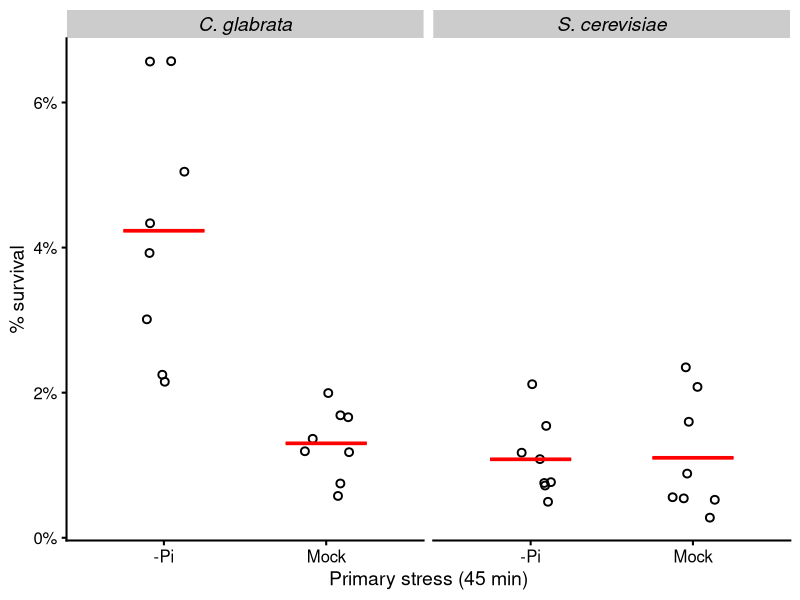
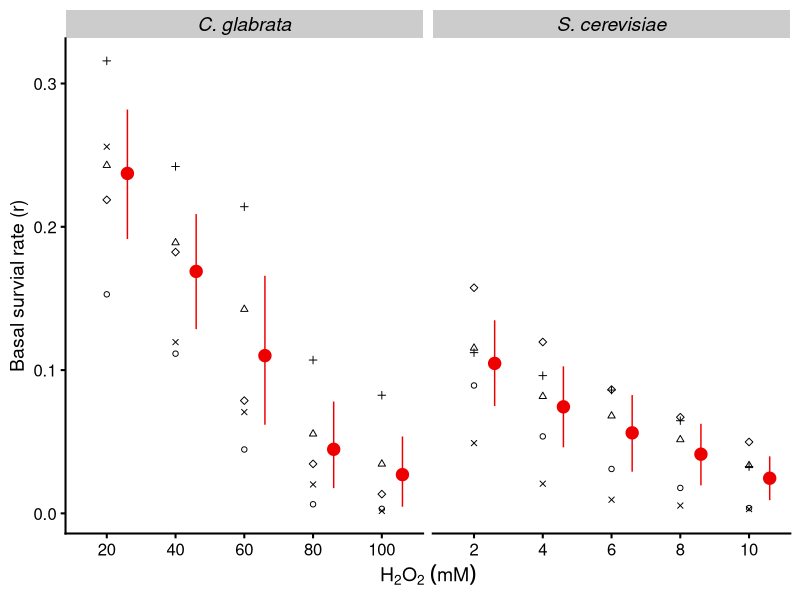
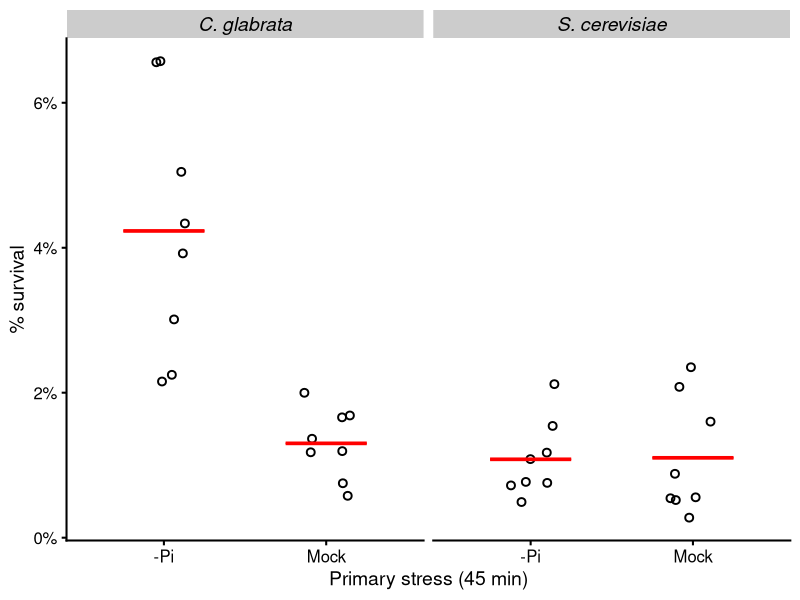
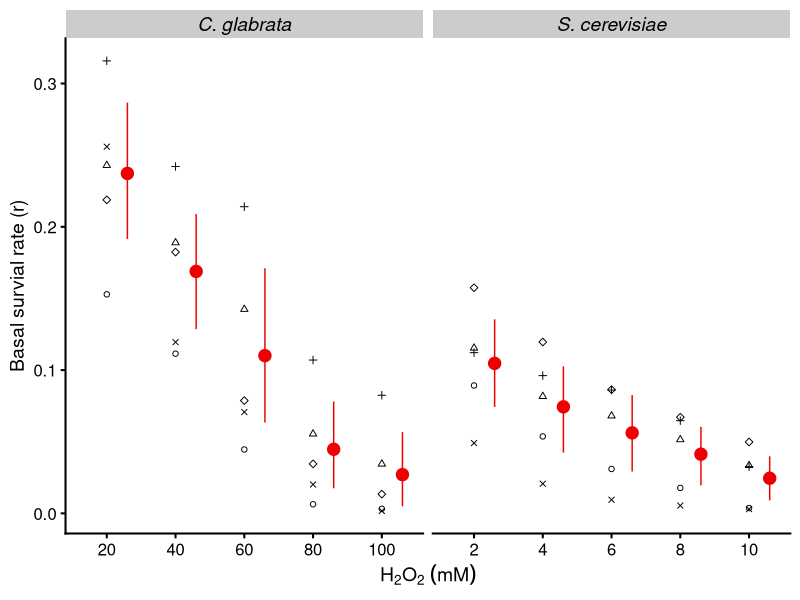

R code for these plots, in order: (Note: this script raises an error after producing the figures.)
## ---- chunk 1
require(tidyverse)
require(cowplot)
require(broom)
set.seed(12345)
## ---- chunk 2
tmp <- read_tsv("../input/20220726-ASR-CFU-raw.tsv", col_types = cols(), comment = "#")
raw <- read_csv("../input/20221224-ASR-CFU-raw.csv", col_types = cols(), comment = "#") %>% 
  mutate(Date = gsub("d(\\d\\d)(\\d\\d)(\\d\\d)", "\\1/\\2/\\3", Date),
         Len_1 = recode(Len_1, `2hr` = "2 hr", `45min` = "45 min"),
         Len_2 = recode(Len_2, `2hr` = "2 hr")) %>% 
  select(-`MO/MM`, -`PO/PM`) %>% 
  bind_rows(add_column(tmp, Experimenter = "JL"))

# data sanity check, quick view
sapply(select(raw, Species, Strain, Genotype, Len_1, Len_2, H2O2), unique)
## ---- chunk 3
species.label <- c(Sc = "S. cerevisiae", Cg = "C. glabrata")

p.survival <- list(
  geom_point(shape = 1, stroke = 1, size = 2, 
             position = position_jitter(width = 0.15)),
  stat_summary(fun = mean, fun.max = mean, fun.min = mean,
               geom = "crossbar", color = "red", width = 0.5),
  facet_wrap(~Species, scales = "free_x", labeller = as_labeller(species.label)),
  theme_cowplot(line_size = 0.7, font_size = 14),
  theme(strip.text = element_text(size = rel(1), face = 3))
)

p.asr <- list(
  geom_hline(yintercept = 1, linetype = 2, color = "gray50"),
  geom_point(position = position_jitter(width = 0.1), size = 2),
  stat_summary(fun.data = "mean_cl_boot", geom = "pointrange", color = "red",
               position = position_nudge(x = 0.2)),
  facet_wrap(~Species, scales = "free_x", labeller = as_labeller(species.label)),
  theme_cowplot(line_size = 0.7),
  theme(strip.text = element_text(size = rel(1.1), face = 3))
)
## ---- chunk 4
raw %>% 
  filter(Genotype == "wt", H2O2 %in% c("10mM", "10 mM", "100mM", "100 mM"),
         Len_1 == "45 min", Group == "PO") %>% 
  mutate(group = paste(recode(Strain, yH154 = "Sc", yH001 = "Cg1", yH002 = "Cg2"), 
                       gsub(" ?mM", "", H2O2), sep = "_")) %>% 
  count(Date, group) %>% 
  pivot_wider(names_from = group, values_from = n)
## ---- chunk 5
filter(raw, Date == "05/30/20", Species == "Sc")
## ---- chunk 6
use.f1 <- paste0(c("06/04", "06/01", "05/30"), "/20")
tmp <-  raw %>%
  filter(Date %in% use.f1) %>% 
  mutate(
    scaled = Count * Dilutions * 1e-2
  ) %>% 
  # remove uninformative columns. only one H2O2 conc used for each species
  select(-Strain, -Genotype, -H2O2, -Len_1, -Len_2, -Experimenter)
  
# Assume the triplicates were paired in the order they appear in the table,
# i.e., the first row in the MO, MM, PO, PM groups belong to the same biological 
# replicate, we can derive three ASR_scores for each date x species x Len_1

dat.f1 <- tmp %>% 
  group_by(Date, Species, Group) %>%
  mutate(Repl = row_number()) %>% 
  # group by primary to calculate r (MO/MM) or r' (PO/PM)
  separate(Group, into = c("Primary", "Secondary"), sep = 1) %>% 
  group_by(Date, Species, Repl, Primary) %>% 
  # calculate % survival
  mutate(r = num(scaled / scaled[Secondary == "M"], digits = 3)) %>% 
  # remove the secondary mock as the information are all used
  filter(Secondary != "M") %>% 
  # 5/30/20 replicate 2 is excluded
  filter(!(Date == "05/30/20" & Repl == 2))
dat.f1
## ---- chunk 7
dat.f1 %>% 
  mutate(Primary = recode(Primary, M = "Mock", P = "-Pi")) %>% 
  ggplot(aes(x = Primary, y = r)) + p.survival +
  scale_y_continuous(labels = scales::percent) +
  xlab("Primary stress (45 min)") + ylab("% survival")

ggsave("../output/20230228-fig1d-asr-noPi-compare.png", width = 3.5, height = 3)
## ---- chunk 8
tmp <- dat.f1 %>% 
  filter(Primary == "M") %>% 
  pivot_wider(id_cols = c(Date, Repl), names_from = Species, values_from = r)
tmp
with(tmp, t.test(as.numeric(Cg), as.numeric(Sc), paired = FALSE))

with(tmp, wilcox.test(Cg, Sc, paired = FALSE))
## ---- chunk 9
tmp <- dat.f1 %>% 
  filter(Species == "Cg") %>% 
  pivot_wider(id_cols = c(Date, Repl), names_from = Primary, values_from = r) %>% 
  mutate(ASR = P/M)
tmp

x <- Hmisc::smean.cl.boot(tmp$ASR)
sprintf("ASR_score mean = %.2f, 95%% CI by bootstrap = [%.2f, %.2f]", x[1], x[2], x[3])

with(tmp, t.test(as.numeric(P), as.numeric(M), paired = TRUE, alternative = "g"))

with(tmp, wilcox.test(P, M, paired = TRUE, alternative = "g"))
## ---- chunk 10
tmp <- dat.f1 %>% 
  filter(Species == "Sc") %>% 
  pivot_wider(id_cols = c(Date, Repl), names_from = Primary, values_from = r) %>% 
  mutate(ASR = P/M)

tmp

x <- Hmisc::smean.cl.boot(tmp$ASR)

sprintf("ASR_score mean = %.2f, 95%% CI by bootstrap = [%.2f, %.2f]", x[1], x[2], x[3])

with(tmp, t.test(as.numeric(P), as.numeric(M), paired = TRUE, alternative = "g"))

with(tmp, wilcox.test(P, M, paired = TRUE, alternative = "g"))
## ---- chunk 11
use.s1 <- paste0(c("03/21", "03/22", "03/24", "03/28", "04/01"), "/22")
dat.s1 <- raw %>% select(-Experimenter, -Len_1, -Len_2, -Genotype) %>% 
  mutate(scaled = Count * Dilutions * 1e-3) %>% 
  filter(Date %in% use.s1) %>% 
  group_by(Date, Strain) %>% 
  mutate(r = num(scaled / scaled[Group == "M"], digits = 3)) %>% 
  select(-Group)
dat.s1
write_tsv(dat.s1, file = "../input/20230302-fig-s1a-data-hb.tsv")
## ---- chunk 12
p <- dat.s1 %>% 
  mutate(H2O2 = gsub(" mM", "", H2O2),
         H2O2 = fct_reorder(H2O2, as.numeric(H2O2))) %>% 
  filter(H2O2 != "0") %>% 
  ggplot(aes(x = H2O2, y = r)) +
  geom_point(aes(shape = Date)) + 
  #geom_line(aes(group = Date, color = Date), alpha = 0.8) +
  scale_color_brewer(palette = "Dark2") +
  scale_shape_manual(values = 1:5, guide = "none") +
  stat_summary(fun.data = "mean_cl_boot", geom = "pointrange", color = "red2",
               size = 0.8, position = position_nudge(x = 0.3)) +
  facet_wrap(~Species, scales = "free_x", labeller = as_labeller(species.label)) +
  xlab(bquote(H[2]*O[2]~(mM))) + ylab("Basal survial rate (r)") +
  theme_cowplot(line_size = 0.7) +
  theme(strip.text = element_text(size = rel(1), face = 3))
p
ggsave("../output/20230101-basal-survival-across-h2o2-range-sc-cg.png", width = 5, height = 3)
## ---- chunk 13
tmp <- dat.s1 %>% 
  filter(H2O2 %in% c("100 mM", "10 mM"))
tmp %>% group_by(Species) %>% summarize(mean = mean(r))

wilcox.test(r ~ Species, data = tmp, paired = FALSE)
## ---- chunk 14
use.s1b <- paste0(c("07/16", "07/17", "07/18", "07/29", "08/01", "08/02", "08/04", "08/11"), "/22")
dat.s1b <-  raw %>%
  separate(Group, into = c("Primary", "Secondary"), sep = 1) %>% 
  mutate(
    # arbitrarily decide any CFU counts < 3 are not included due to high CV
    Count = ifelse(Count < 3, NA, Count),
    scaled = Count * Dilutions * 1e-3
  ) %>% 
  filter(Date %in% use.s1b) %>% 
  group_by(Date, Strain, Primary) %>% 
  # calculate r and r'
  mutate(r = num(scaled / scaled[Secondary == "M"], digits = 3)) %>% 
  # remove the secondary mock as the information are all used
  filter(Secondary != "M") %>%
  pivot_wider(id_cols = c(Date, Strain, Species, H2O2), 
              names_from = Primary, values_from = r, names_prefix = "r") %>% 
  mutate(ASR_score = rP / rM)
  
dat.s1b
write_tsv(dat.s1b, file = "../input/20230302-fig-s1b-data-hb.tsv")
## ---- chunk 15
p <- dat.s1b %>% 
  filter(!is.na(ASR_score)) %>% 
  mutate(H2O2 = gsub(" ?mM", "", H2O2),
         H2O2 = fct_reorder(H2O2, as.numeric(H2O2))) %>% 
  filter(H2O2 != "0") %>% 
  ggplot(aes(x = H2O2, y = ASR_score)) + p.asr +
  #geom_hline(yintercept = 1, linetype = 2, color = "gray50") +
  #geom_point(position = position_jitter(width = 0.1), alpha = 0.8) + 
  #stat_summary(fun.data = "mean_cl_boot", geom = "pointrange", color = "red",
  #             size = 0.8, position = position_nudge(x = 0.2)) +
  #scale_y_log10() +
  #facet_wrap(~Species, scales = "free_x", labeller = as_labeller(species.label)) +
  xlab(bquote(H[2]*O[2]~(mM))) + ylab("ASR score (r'/r)")# +
  #theme_cowplot(line_size = 0.7) +
  #theme(strip.text = element_text(size = rel(1), face = 3))
p
ggsave("../output/20230102-ASR-score-across-h2o2-range-sc-cg.png", width = 5, height = 3)
## ---- chunk 16
dat.s1b %>% 
  filter(!is.na(ASR_score)) %>% 
  mutate(H2O2 = gsub(" ?mM", "", H2O2),
         H2O2 = fct_reorder(H2O2, as.numeric(H2O2))) %>% 
  filter(H2O2 != "0") %>% 
  group_by(Species, H2O2) %>% 
  summarise(rM = mean(rM), ASR = mean(ASR_score), sd_asr = sd(ASR_score))
## ---- chunk 17
use.s2 <- paste0(c("06/06", "06/04", "06/01", "05/30"), "/20")
tmp <-  raw %>%
  filter(Date %in% use.s2) %>% 
  mutate(
    # arbitrarily decide any CFU counts < 3 are not included due to high CV
    # not in use here. instead, label them in the plot (see below)
    # count = ifelse(Count < 3, NA, Count),
    scaled = Count * Dilutions * 1e-2
  ) %>% 
  # remove uninformative columns. only one H2O2 conc used for each species
  select(-Strain, -Genotype, -H2O2, -Len_2, -Experimenter)
## ---- chunk 18
dat.s2 <- tmp %>% 
  group_by(Date, Species, Len_1, Group) %>%
  mutate(Repl = row_number()) %>% 
  pivot_wider(id_cols = c(Date, Species, Len_1, Repl),
              names_from = Group, values_from = scaled, names_sep = "") %>% 
  mutate(
    r = MO/MM, 
    rp = PO/PM, 
    ASR_score = rp/r,
    low_count = MO < 1 # mark experiments with < 3 counts
  )
dat.s2
write_tsv(dat.s2, file = "../input/20230302-fig-s2-data-hb.tsv")
## ---- chunk 19
p <- dat.s2 %>% 
  #filter(!is.na(ASR_score)) %>% 
  mutate(len_1 = factor(gsub(" ?min", "", Len_1), levels = c("45", "90", "135"))) %>% 
  ggplot(aes(x = len_1, y = ASR_score)) + p.asr +
#  geom_hline(yintercept = 1, linetype = 2, color = "gray50") +
#  geom_point(position = position_jitter(width = 0.1), size = 2) + 
#  stat_summary(position = position_nudge(x = 0.2),
#               fun.data = "mean_cl_boot", geom = "pointrange", color = "red") +
  xlab("Length of primary stress (min)") + ylab("ASR score (r'/r)") +
#  facet_wrap(~Species, scales = "free_x", labeller = as_labeller(species.label)) +
#  theme_cowplot(line_size = 0.7) +
  theme(legend.text = element_text(size = rel(1), face = 3),
        legend.position = c(0.1, 0.85),
        strip.text = element_text(size = rel(1), face = 3))
p
ggsave("../output/20230103-ASR-score-across-noPi-length-sc-cg.png", width = 5, height = 3)
## ---- chunk 20
dat.s2 %>% 
  #filter(!low_count) %>% 
  mutate(len_1 = factor(gsub(" ?min", "", Len_1), levels = c("45", "90", "135"))) %>% 
  group_by(Species, len_1) %>% 
  summarize(n = n(), ASR = mean(ASR_score), sd_asr = sd(ASR_score), .groups = "drop") %>% 
  mutate(across(where(is.double), round, digits = 2))
## ---- chunk 21
dat.s2 %>% 
  ungroup() %>% 
  mutate(len_1 = factor(gsub(" ?min", "", Len_1), levels = c("45", "90", "135"))) %>% 
  select(Species, len_1, r, rp) %>% 
  nest(data = c(r, rp)) %>% 
  mutate(
    test = map(data, ~ t.test(.x$rp, .x$r, paired = TRUE, alternative = "g")),
    tidied = map(test, tidy)
  ) %>% 
  unnest(tidied) %>% 
  select(Species, len_1, p.value, method, alternative) %>% 
  mutate(p.bonf = p.adjust(p.value, method = "bonf"),
         p.holm = p.adjust(p.value, method = "holm"),
         p.hoch = p.adjust(p.value, method = "hoch"),
         across(starts_with("p."), round, digits = 5)) %>% 
  arrange(Species, len_1)
## ---- chunk 22
p <- dat.s2 %>% 
  #filter(!is.na(ASR_score)) %>% 
  mutate(len_1 = factor(Len_1, levels = c("45 min", "90 min", "135 min"))) %>% 
  ggplot(aes(x = Species, y = ASR_score)) +
  geom_point(#aes(fill = low_count),
    position = position_jitter(0.1), size = 1.5, shape = 21) + 
  stat_summary(fun.data = "mean_se", geom = "pointrange", color = "red") +
  #scale_y_log10() +
  scale_shape_manual(values = c(21,22), labels = species.label) +
  #scale_fill_manual(values = c("white", "gray40"), guide = "none") +
  #facet_wrap(~Species, scales = "free_x", labeller = as_labeller(species.label)) +
  facet_wrap(~ len_1, scales = "free") +
  xlab("Length of primary stress (min)") + ylab("ASR score (r'/r)") +
  theme_cowplot(line_size = 0.7)
p
ggsave("../output/20230103-ASR-score-across-noPi-length-sep-panel.png", width = 6, height = 3)
## ---- chunk 23
use.f3 <- paste0(c("07/08", "07/11", "07/12"), "/22")
tmp <-  raw %>%
  filter(Date %in% use.f3) %>% 
  mutate(
    scaled = Count * Dilutions * 1e-2
  ) %>% 
  # remove uninformative columns. only one H2O2 conc used for each species
  select(-Len_1, -Len_2, -Experimenter)
# Assume the replicates were paired in the order they appear in the table,
# i.e., the first row in the MO, MM, PO, PM groups belong to the same biological 
# replicate, we can derive three ASR_scores for each date x species x Len_1

dat.f3 <- tmp %>% 
  # group by primary to calculate r (MO/MM) or r' (PO/PM)
  separate(Group, into = c("Primary", "Secondary"), sep = 1) %>% 
  group_by(Date, Strain, Primary) %>% 
  # calculate % survival
  mutate(r = num(scaled / scaled[Secondary == "M"], digits = 3)) %>% 
  # remove the secondary mock as the information are all used
  filter(Secondary != "M")
dat.f3
## ---- chunk 24
dat.f3 %>% 
  mutate(
    Primary = factor(Primary, levels = c("M", "P"), 
                     labels = c("Mock", "-Pi")),
    Genotype = factor(Genotype, levels = c("wt", "cta1Δ"),
                      labels = c("wildtype", "cta1Δ")),
    Group = factor(H2O2, levels = c("100 mM", "2.5 mM", "80 mM", "2.2 mM"),
                   labels = c("High", "High", "Medium", "Medium"))
  ) %>%
  ggplot(aes(x = H2O2, y = r)) + #p.survival[-3] +
  geom_point(aes(shape = Primary), stroke = 1, size = 2, 
             position = position_dodge(0.9)) +
  stat_summary(aes(group = Primary), position = position_dodge(0.9),
               fun = mean, fun.max = mean, fun.min = mean,
               geom = "crossbar", color = "red", width = 0.5) +
  facet_wrap(~ Group + Genotype, nrow = 1, scales = "free_x") +
  scale_shape_manual(values = c("Mock" = 1, "-Pi" = 16)) +
  scale_y_continuous(labels = scales::percent) +
  xlab("Primary stress (45 min)") + ylab("% survival") +
  theme_bw(base_size = 14, base_line_size = 1) +
  panel_border(color = "black", size = 1) +
  theme(strip.text = element_text(size = rel(1), face = 3),
        strip.background = element_blank())
## ---- chunk 25
dat.f3a <- dat.f3 %>% 
  mutate( Primary = factor(Primary, levels = c("M", "P"), 
                           labels = c("Mock", "-Pi")),
          Genotype = factor(Genotype, levels = c("wt", "cta1Δ"),
                            labels = c("wildtype", "cta1Δ")),
          Group = factor(H2O2, levels = c("100 mM", "2.5 mM", "80 mM", "2.2 mM"),
                         labels = c("High", "High", "Medium", "Medium"))) %>%
  filter(Group == "High") %>% 
  select(-Group) %>% 
  ungroup()
write_tsv(dat.f3a, file = "../input/20230302-fig-3d-data-hb.tsv")
## ---- chunk 26
p <- ggplot(dat.f3a, aes(x = H2O2, y = r)) +
  geom_point(aes(shape = Primary), stroke = 0.9, size = 2.5, 
             position = position_jitterdodge(jitter.width = 0.3, dodge.width = 0.9)) +
  stat_summary(aes(group = Primary), position = position_dodge(0.9),
               fun = mean, fun.max = mean, fun.min = mean,
               geom = "crossbar", color = "red", width = 0.5) +
  facet_wrap(~ Genotype, nrow = 1, scales = "free_x") +
  scale_shape_manual(name = "Primary stress", values = c("Mock" = 1, "-Pi" = 16)) +
  scale_y_continuous(labels = scales::percent) +
  xlab(bquote(H[2]*O[2]~(mM))) + ylab("% survival") +
  theme_cowplot(line_size = 1.2) +
  panel_border(color = "black", size = 1) +
  theme(strip.text = element_text(size = rel(1)),
        strip.background = element_blank(),
        #strip.placement = "inside",
        axis.line = element_blank(),
        axis.ticks.x = element_blank(),
        legend.position = "top",
        legend.justification = "center",
        legend.margin = margin(b = -10),
        legend.text = element_text(size = rel(0.9)),
        legend.title = element_text(size = rel(0.9)))
p

ggsave("../output/20230301-fig3d-asr-cta1.png", width = 3.5, height = 3.5)
## ---- chunk 27
tmp <- dat.f3a %>% 
  filter(Primary == "Mock") %>% 
  select(Date, Genotype, r) %>% 
  arrange(Genotype)

tmp %>% group_by(Genotype) %>% summarize(mean = mean(r), sd = num(sd(r), digits = 3))

wilcox.test(r ~ Genotype, paired = FALSE, data = tmp)
## ---- chunk 28
tmp <- dat.f3a %>% 
  filter(Genotype == "wildtype") %>% 
  pivot_wider(id_cols = c(Date, Strain), names_from = Primary, values_from = r) %>% 
  mutate(ASR = `-Pi`/Mock)

tmp

x <- Hmisc::smean.cl.boot(tmp$ASR)
sprintf("ASR_score mean = %.2f, 95%% CI by bootstrap = [%.2f, %.2f]", x[1], x[2], x[3])

with(tmp, t.test(as.numeric(`-Pi`), as.numeric(Mock), paired = TRUE, alternative = "g"))
with(tmp, wilcox.test(`-Pi`, Mock, paired = TRUE, alternative = "g"))
with(tmp, wilcox.test(`-Pi`, Mock, paired = FALSE, alternative = "g"))
## ---- chunk 29
tmp <- dat.f3a %>% 
  filter(Genotype == "cta1Δ") %>% 
  pivot_wider(id_cols = c(Date, Strain), names_from = Primary, values_from = r) %>% 
  mutate(ASR = `-Pi`/Mock)

tmp

x <- Hmisc::smean.cl.boot(tmp$ASR)
sprintf("ASR_score mean = %.2f, 95%% CI by bootstrap = [%.2f, %.2f]", x[1], x[2], x[3])

with(tmp, t.test(as.numeric(`-Pi`), as.numeric(Mock), paired = TRUE, alternative = "g"))
with(tmp, wilcox.test(`-Pi`, Mock, paired = TRUE, alternative = "g"))
with(tmp, wilcox.test(`-Pi`, Mock, paired = FALSE, alternative = "g"))
## ---- chunk 30
dat.s3b <- dat.f3 %>% 
  mutate( Primary = factor(Primary, levels = c("M", "P"), 
                           labels = c("Mock", "-Pi")),
          Genotype = factor(Genotype, levels = c("wt", "cta1Δ"),
                            labels = c("wildtype", "cta1Δ")),
          Group = factor(H2O2, levels = c("100 mM", "2.5 mM", "80 mM", "2.2 mM"),
                         labels = c("High", "High", "Medium", "Medium"))) %>%
  filter(Group == "Medium") %>% 
  ungroup()
## ---- chunk 31
p <- ggplot(dat.s3b, aes(x = H2O2, y = r)) +
  geom_point(aes(shape = Primary), stroke = 0.9, size = 2.5, 
             position = position_jitterdodge(jitter.width = 0.3, dodge.width = 0.9)) +
  stat_summary(aes(group = Primary), position = position_dodge(0.9),
               fun = mean, fun.max = mean, fun.min = mean,
               geom = "crossbar", color = "red", width = 0.5) +
  facet_wrap(~ Genotype, nrow = 1, scales = "free_x") +
  scale_shape_manual(name = "Primary stress", values = c("Mock" = 1, "-Pi" = 16)) +
  scale_y_continuous(labels = scales::percent) +
  xlab(bquote(H[2]*O[2]~(mM))) + ylab("% survival") +
  theme_cowplot(line_size = 1.2) +
  panel_border(color = "black", size = 1) +
  theme(strip.text = element_text(size = rel(1)),
        strip.background = element_blank(),
        #strip.placement = "inside",
        axis.line = element_blank(),
        axis.ticks.x = element_blank(),
        legend.position = "top",
        legend.justification = "center",
        legend.margin = margin(b = -10),
        legend.text = element_text(size = rel(0.9)),
        legend.title = element_text(size = rel(0.9)))
p

ggsave("../output/20230301-s3b-asr-cta1.png", width = 3.5, height = 3.5)
## ---- chunk 32
tmp <- dat.s3b %>% 
  filter(Primary == "Mock") %>% 
  select(Date, Genotype, r) %>% 
  arrange(Genotype)
tmp %>% group_by(Genotype) %>% summarize(mean = mean(r), sd = num(sd(r), digits = 3))
wilcox.test(r ~ Genotype, paired = FALSE, data = tmp)
## ---- chunk 33
tmp <- dat.s3b %>% 
  filter(Genotype == "wildtype") %>% 
  pivot_wider(id_cols = c(Date, Strain), names_from = Primary, values_from = r) %>% 
  mutate(ASR = `-Pi`/Mock)

tmp

x <- Hmisc::smean.cl.boot(tmp$ASR)
sprintf("ASR_score mean = %.2f, 95%% CI by bootstrap = [%.2f, %.2f]", x[1], x[2], x[3])

with(tmp, t.test(as.numeric(`-Pi`), as.numeric(Mock), paired = TRUE, alternative = "g"))
with(tmp, wilcox.test(`-Pi`, Mock, paired = TRUE, alternative = "g"))
with(tmp, wilcox.test(`-Pi`, Mock, paired = FALSE, alternative = "g"))
## ---- chunk 34
tmp <- dat.s3b %>% 
  filter(Genotype == "cta1Δ") %>% 
  pivot_wider(id_cols = c(Date, Strain), names_from = Primary, values_from = r) %>% 
  mutate(ASR = `-Pi`/Mock)

tmp

x <- Hmisc::smean.cl.boot(tmp$ASR)
sprintf("ASR_score mean = %.2f, 95%% CI by bootstrap = [%.2f, %.2f]", x[1], x[2], x[3])

with(tmp, t.test(as.numeric(`-Pi`), as.numeric(Mock), paired = TRUE, alternative = "g"))
with(tmp, wilcox.test(`-Pi`, Mock, paired = TRUE, alternative = "g"))
with(tmp, wilcox.test(`-Pi`, Mock, paired = FALSE, alternative = "g"))
## ---- chunk 35
dat.6 <- read_csv("../input/20230205-Sc-Cg-rapamycin-nitrogen-ASR-raw.csv", col_types = cols(), comment = "#") %>% 
  mutate(Date = gsub("d(\\d\\d)(\\d\\d)(\\d\\d)", "\\1/\\2/\\3", Date))

# data sanity check, quick view
sapply(select(dat.6, Species, Strain, Genotype), unique)
## ---- chunk 36
tmp <- dat.6 %>% 
  filter(H2O2 == "Mock") %>% 
  group_by(Date, Species) %>% 
  mutate(
    # arbitrarily decide any CFU counts < 3 are not included due to high CV
    Count = ifelse(Count < 3, NA, Count),
    scaled = Count * Dilutions * 1e-2,
    r = scaled / scaled[`1st_Stress` == "Mock"]
  ) %>% 
  ungroup() %>% 
  filter(`1st_Stress` != "Mock") %>% 
  select(Date, Species, Strain, Primary = `1st_Stress`, Count, r)

dat.Prim <-  raw %>%
  separate(Group, into = c("Primary", "Secondary"), sep = 1) %>% 
  # use the S2 dataset to examine the effect of phosphate starvation on survival
  filter(Date %in% use.s1b, Secondary == "M") %>% 
  mutate(
    # arbitrarily decide any CFU counts < 3 are not included due to high CV
    Count = ifelse(Count < 3, NA, Count),
    scaled = Count * Dilutions * 1e-2
  ) %>% 
  group_by(Date, Strain) %>% 
  # calculate r and r'
  mutate(r = scaled / scaled[Primary == "M"]) %>% 
  ungroup() %>% filter(Primary != "M") %>% 
  select(Date, Species, Strain, Primary, Count, r) %>% 
  bind_rows(tmp) %>% 
  mutate(Primary = factor(Primary,
                          levels = c("P", "62.5", "125", "0Ni"),
                          labels = c("-Pi", "Rapa\n62.5", 
                                     "Rapa\n125", "-Nitrogen")))
## ---- chunk 37
ggplot(dat.Prim, aes(x = Primary, y = r)) + p.asr +
  scale_y_continuous(breaks = seq(0.2, 1.2, by = 0.2), labels = scales::percent) +
  xlab("Primary stress (45 min)") + ylab("Survival %")
ggsave("../output/20230211-primary-stress-effect-on-survival.png")
## ---- chunk 38
dat.Prim %>% 
  select(Species, Primary, r) %>% 
  nest(data = r) %>% 
  mutate(
    test = map(data, ~ t.test(.x, mu = 1, alternative = "two")),
    tidied = map(test, tidy)
  ) %>% 
  unnest(tidied) %>% 
  select(Species, Primary, mean_r = estimate, p.value, conf.low, conf.high, alternative) %>% 
  mutate(P.adj = p.adjust(p.value, method = "BH"),
         across(where(is.numeric), round, digits = 3)) %>% 
  arrange(Species, Primary)
## ---- chunk 39
with(dat.6, table(Date, paste(Species, H2O2, sep = ":")))
## ---- chunk 40
tmp <- dat.6 %>% 
  filter(H2O2 %in% c("60mM", "6mM"), Group == "MO", 
         !(Date %in% c("01/12/23", "01/18/23", "02/02/23")))# %>% 
tmp %>% group_by(Species) %>% summarize(mean = mean(`MO/MM`))
wilcox.test(`MO/MM` ~ Species, data = tmp, paired = TRUE)
## ---- chunk 41
tmp <- dat.6 %>% 
  filter(H2O2 %in% c("40mM", "4mM"), Group == "MO", !(Date %in% c("02/02/23")))
tmp %>% group_by(Species) %>% summarize(mean = mean(`MO/MM`))
wilcox.test(`MO/MM` ~ Species, data = tmp, paired = TRUE)
## ---- chunk 42
tmp <- filter(dat.6, Group == "MO") %>% 
  mutate(secondary = factor(H2O2, levels = c("60mM", "6mM", "40mM", "4mM"),
                            labels = c("high", "high", "low", "low")))
tmp %>% 
  group_by(secondary, Species) %>% 
  summarize(mean = num(mean(`MO/MM`), digits = 3), .groups = "drop")
wilcox.test(`MO/MM` ~ secondary, data = tmp, paired = FALSE)
anova(lm(`MO/MM` ~ Species + secondary, data = tmp))
## ---- chunk 43
# we will not use the days of experiments where only one species was assayed
dat.6p <- filter(dat.6, H2O2 != "Mock") %>% # remove the XM groups
  rename(primary = `1st_Stress`, r = `MO/MM`, rP = `PO/PM`) %>% 
  group_by(Date, Strain, H2O2) %>% # form groups to apply the same MO/MM
  mutate(
    r = r[primary == "Mock"], # MO/MM for each group
    secondary =  factor(H2O2, levels = c("40mM", "4mM", "60mM", "6mM"),
                        labels = c("40/4mM", "40/4mM", "60/6mM", "60/6mM"))
  ) %>% 
  ungroup() %>%
  filter(!is.na(rP))
## ---- chunk 44
with(dat.6p, sum(round(rP/r, 5) != round(ASR_Score, 5)))
## ---- chunk 45
dat.6p %>% 
  filter(primary != "0Ni") %>% 
  ggplot(aes(x = primary, y = ASR_Score)) + p.asr +
  labs(x = "Rapamycin (ng/mL)", y = "ASR Score (r'/r)")
ggsave("../output/20230221-rapamycin-ASR.png", width = 4, height = 4)
## ---- chunk 46
dat.6p %>% 
  #filter(secondary == "60/6mM") %>% 
  group_by(Species, primary) %>% 
  summarize(
    # smean.cl.boot returns a named vector. t() %>% as_tibble() turns it
    # into a one-row tibble, stored as a list column. unnest() then flattens
    # the list-column back out into regular columns
    test = Hmisc::smean.cl.boot(ASR_Score) %>% t() %>% as_tibble()
  ) %>% 
  unnest(test) %>% 
  mutate(across(where(is.numeric), round, digits = 2))
## ---- chunk 47
dat.6p %>% 
  filter(primary != "0Ni") %>% 
  select(Species, primary, r, rP) %>% 
  nest(data = c(r, rP)) %>% 
  mutate(
    test = map(data, ~ wilcox.test(.x$rP, .x$r, paired = TRUE, alternative = "g")),
    tidied = map(test, tidy)
  ) %>% 
  unnest(tidied) %>% 
  select(Species, primary, T = statistic, p.value, method, alternative) %>% 
  mutate(p.bonf = p.adjust(p.value, method = "bonf"),
         p.holm = p.adjust(p.value, method = "holm"),
         p.hoch = p.adjust(p.value, method = "hoch"),
         across(starts_with("p."), round, digits = 5))
## ---- chunk 48
dat.6p %>% 
  #filter(primary != "0Ni") %>% 
  select(Species, primary, r, rP) %>% 
  nest(data = c(r, rP)) %>% 
  mutate(
    test = map(data, ~ t.test(.x$rP, .x$r, paired = TRUE, alternative = "g")),
    tidied = map(test, tidy)
  ) %>% 
  unnest(tidied) %>% 
  select(Species, primary, p.value, method, alternative) %>% 
  mutate(P.adj = p.adjust(p.value, method = "BH"),
         across(where(is.numeric), round, digits = 3))
